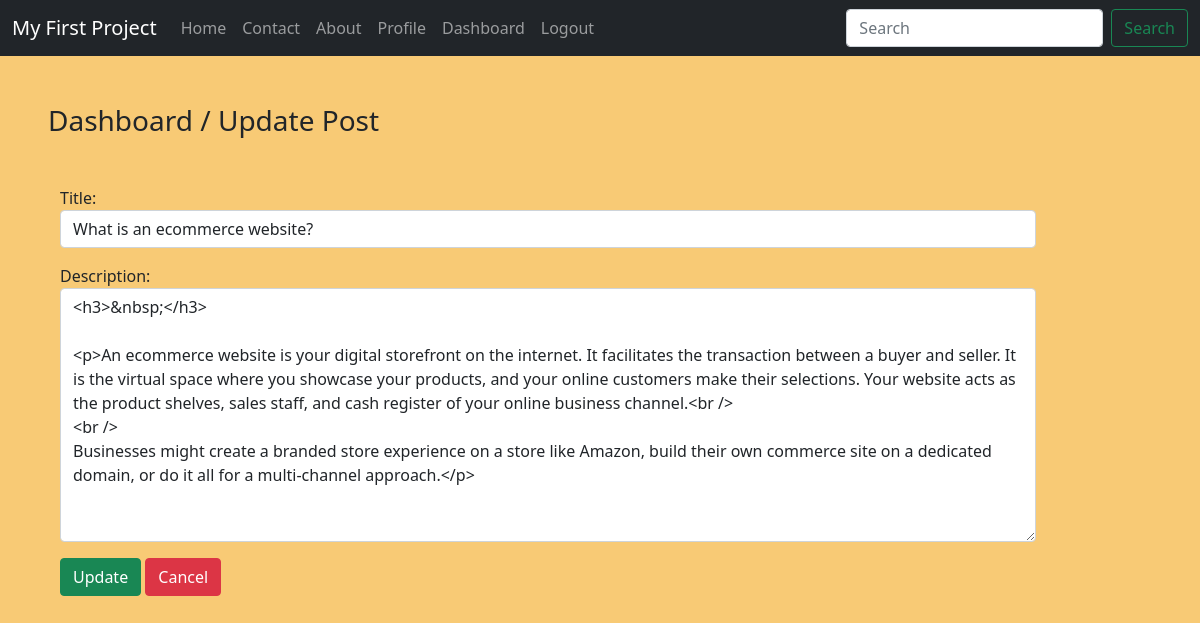
Screenshot of /updatepost/14/ (signed in) with the database file from the repository.
### mainapp/models.py (models this page shows)
class Post(models.Model):
    title = models.CharField(max_length=150)
    desc = RichTextUploadingField()
    image = models.ImageField(upload_to="images") #optional

### mainapp/views.py (the view)
# urls.py: path('updatepost/<int:id>/',views.updatepost, name="updatepost"),
def updatepost(request,id):
    if request.user.is_authenticated:
        if request.method == 'POST':
            pi = Post.objects.get(pk=id)
            form = PostForm(request.POST,instance=pi)
            if form.is_valid():
                messages.success(request,'Updatepost Successfully')
                form.save()
        else:
            pi = Post.objects.get(pk=id)
            form = PostForm(instance=pi)
        return render(request,'updatepost.html',{'form':form})
    else:
        return HttpResponseRedirect('/login/')

### mainapp/forms.py
class PostForm(forms.ModelForm):
    class Meta:
        model = Post
        fields = ['title','desc']
        labels = {'title' : 'Title', 'desc' : 'Description'}
        widgets = {'title' : forms.TextInput(attrs={'class' : 'form-control'}),'desc':forms.Textarea(attrs={'class':'form-control'}), }

### templates/updatepost.html (shortened to what this page needs)
<!doctype html>
{% load static %}
<html lang="en">
  <head>
    <link href="https://cdn.jsdelivr.net/npm/bootstrap@5.0.2/dist/css/bootstrap.min.css" rel="stylesheet">
    <link rel="stylesheet" href="{% static '/ecom/css/style.css' %}">
    {% include 'navbar.html' %}
  </head>
  <body>
    <div class="col-sm-10">
        <h3 class="my-5 mx-5">Dashboard / Update Post</h3>
        <div class="container mx-5">
          <form action="" method="POST">
            {{form.as_p}}
            <input type="submit" value="Update" class="btn btn-success">
            <a href="{% url 'dashboard' %}" class="btn btn-danger">Cancel</a>
          </form>
        </div>
    </div>
  </body>
</html>

### mainapp/static/ecom/css/style.css (style rules this page uses)
body { background-color: rgb(248, 202, 117); }

### rows the page displays
Post: title "What is an ecommerce website?", desc "<h3>&nbsp;</h3> <p>An ecommerce website is your digital storefront on the internet. It facilitates the transaction between a buyer and seller. It is the virtual space where you showcase your products, and your online customers make their selections. Your website acts as the product shelves, sales staff, and cash register of your online business channel.<br /> <br /> Businesses might create a branded store experience on a store like Amazon, build their own commerce site on a dedicated domain, or do it all for a multi-channel approach.</p>"
